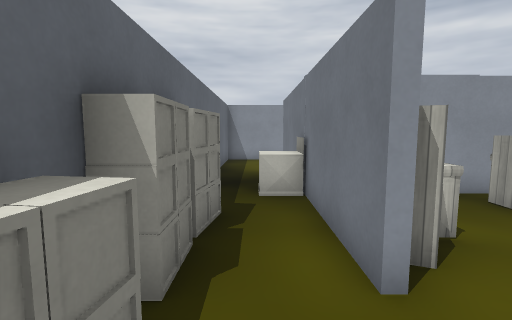
View 1 (above)

24 first-person views from a walk through a 3-D level made in the Godot game engine. The camera is 1.5 m above the floor, tilts 6° down and sees 85° across. The floor is counted in squares, 1 m on a side. Each view is taken from the middle of a square. On the plan, view 1 faces up. The plan holds only what a view shows up to about 14 squares ahead; the rest is blank. Characters and animated objects are left out. Some surface patterns are stand-ins.

View 2
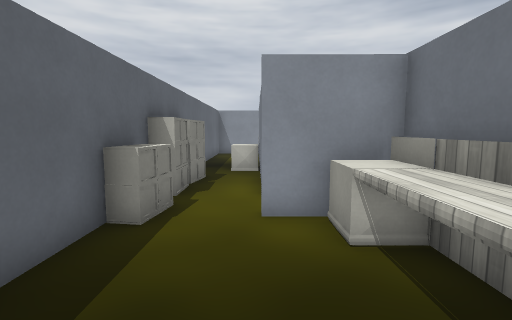

View 3
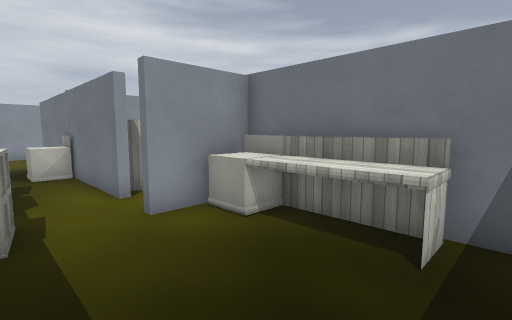

View 4
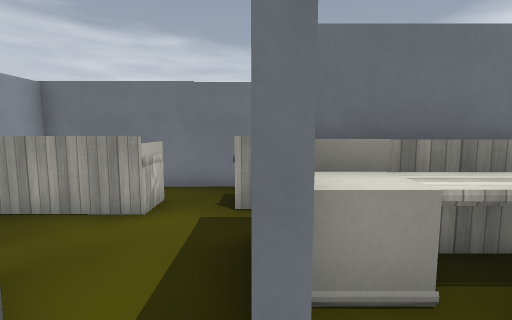

View 5
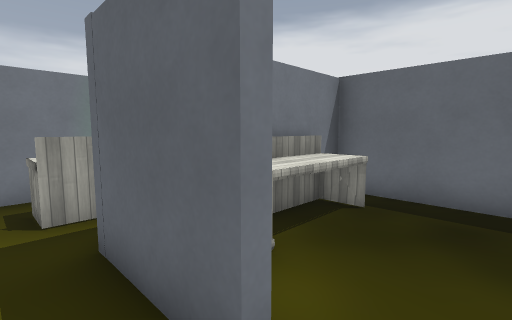

View 6
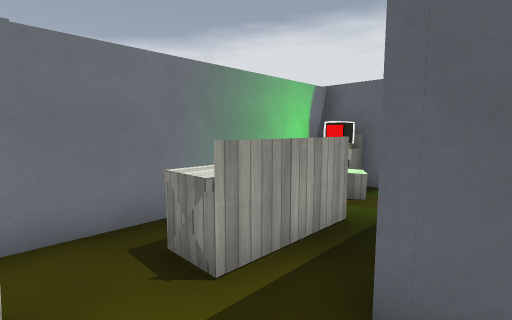

View 7
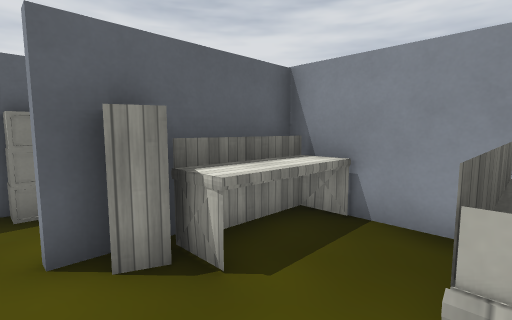

View 8
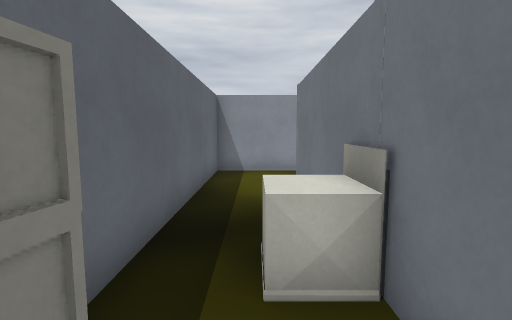

View 9
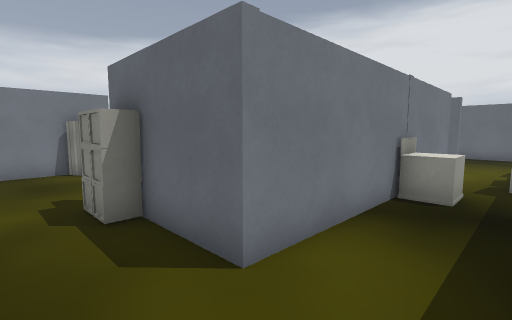

View 10
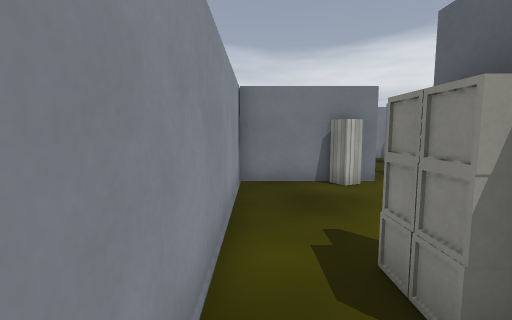

View 11
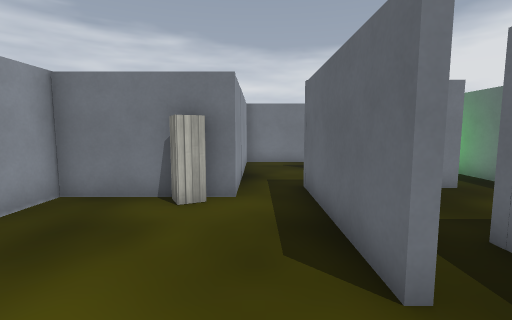

View 12
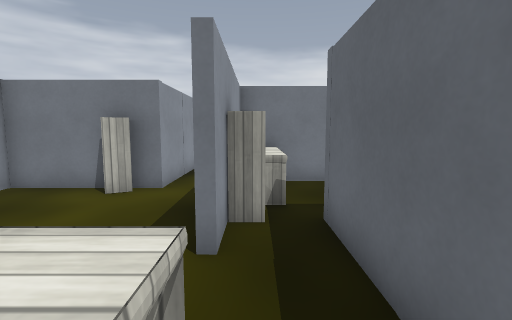

View 13
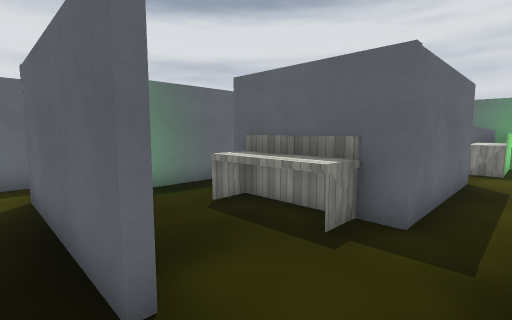

View 14
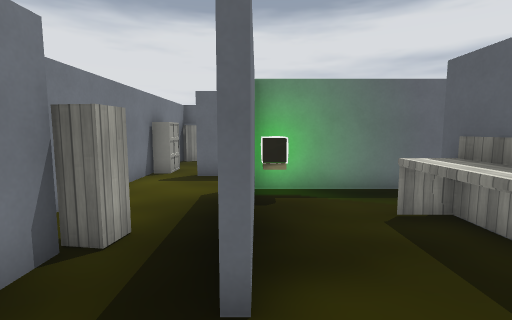

View 15
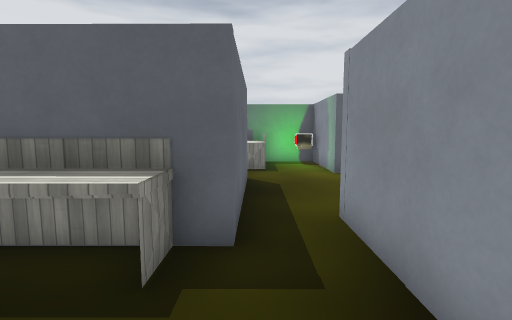

View 16
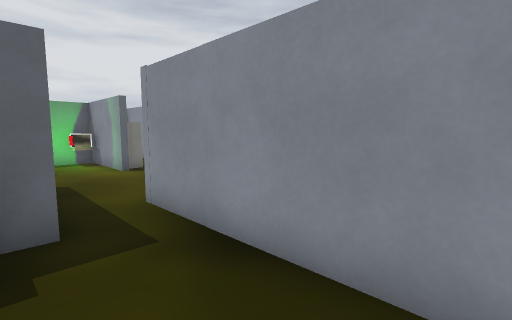

View 17
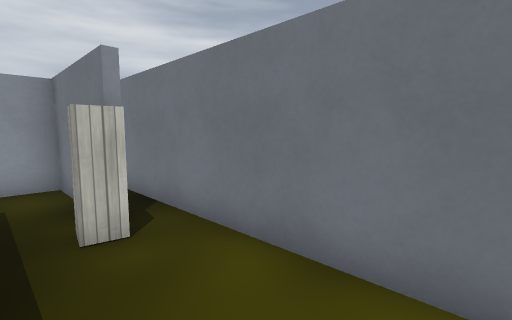

View 18
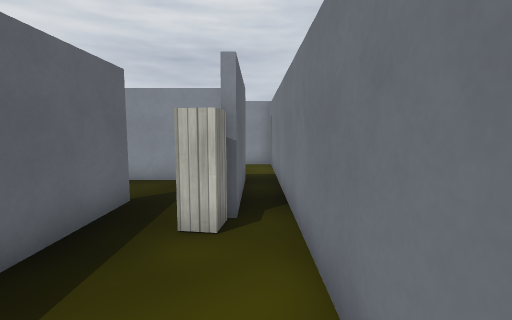

View 19
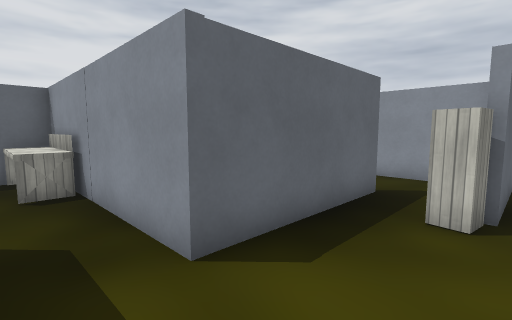

View 20
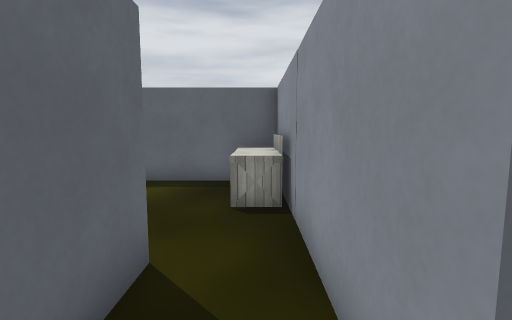

View 21
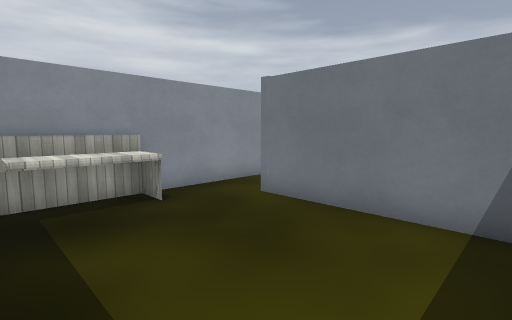

View 22
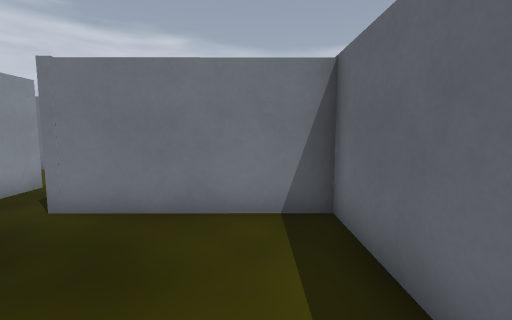

View 23
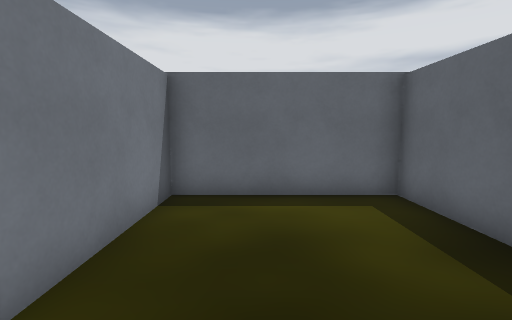

View 24
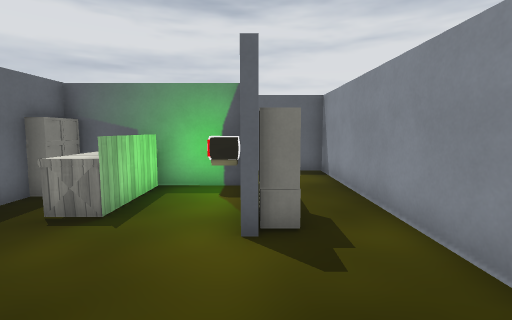

### Floor plan
Ten units are one square. View 1 is at (0, 0); x grows to the right and y downward. Boxes are objects, and circles mark ways between rooms. Rooms are numbered by the first view taken in them; rooms with no view inside come last. Other rooms are left out.
<svg viewBox="-20 -150 212 200">
<path fill="none" stroke="#000" d="M-2 44 35 44 35 -8 10 -8M-9 -4 -15 -5M-15 -4 -15 15M62 -87 90 -87M102 -117 102 -145 -15 -145 -15 -63M-7 -51 -9 -37M-9 -36 -9 -24M12 -24 12 -120 37 -120 37 -126 49 -126 49 -120M-15 -24 -15 -4M-7 -16 -9 -4M10 -10 39 -10M74 14 74 -66 14 -66 14 -24M58 44 66 44M27 -68 78 -68M52 -118 14 -118 14 -73 27 -73M72 -85 62 -85M115 -76 115 -47M112 -47 112 -76M153 -80 153 -66M150 -46 150 -77M99 -29 151 -29M174 -66 174 -104 104 -105M153 -66 153 -27M154 -8 171 -8M180 -2 187 -2 187 -66M76 44 130 44 130 -8 154 -8M153 -27 77 -27 77 13"/>
<rect x="15" y="5" width="20" height="30" fill="#bbb"><title>desk</title></rect>
<rect x="15" y="-5" width="20" height="10" fill="#bbb"><title>other object</title></rect>
<rect x="-5" y="-75" width="20" height="10" fill="#bbb"><title>other object</title></rect>
<rect x="95" y="-115" width="10" height="10" fill="#bbb"><title>cabinet</title></rect>
<rect x="15" y="-45" width="10" height="20" fill="#bbb"><title>cabinet</title></rect>
<rect x="15" y="-65" width="20" height="30" fill="#bbb"><title>desk</title></rect>
<rect x="45" y="-15" width="20" height="30" fill="#bbb"><title>desk</title></rect>
<rect x="45" y="-65" width="20" height="40" fill="#bbb"><title>desk</title></rect>
<rect x="55" y="25" width="20" height="20" fill="#bbb"><title>terminal</title></rect>
<rect x="55" y="15" width="20" height="10" fill="#bbb"><title>cabinet</title></rect>
<rect x="15" y="-95" width="30" height="10" fill="#bbb"><title>desk</title></rect>
<rect x="15" y="-115" width="10" height="10" fill="#bbb"><title>terminal</title></rect>
<rect x="75" y="-85" width="10" height="10" fill="#bbb"><title>cabinet</title></rect>
<rect x="85" y="-85" width="30" height="10" fill="#bbb"><title>desk</title></rect>
<rect x="115" y="-85" width="10" height="40" fill="#bbb"><title>desk</title></rect>
<rect x="165" y="-65" width="10" height="10" fill="#bbb"><title>cabinet</title></rect>
<rect x="75" y="-25" width="30" height="10" fill="#bbb"><title>desk</title></rect>
<circle cx="5" cy="-10" r="3" fill="#2a7"/>
<circle cx="10" cy="-20" r="3" fill="#2a7"/>
<circle cx="65" cy="-105" r="3" fill="#2a7"/>
<circle cx="93" cy="-100" r="3" fill="#2a7"/>
<circle cx="70" cy="-80" r="3" fill="#2a7"/>
<circle cx="160" cy="-70" r="3" fill="#2a7"/>
<circle cx="160" cy="-20" r="3" fill="#2a7"/>
<text x="10" y="20">1</text>
<text x="30" y="-130">2</text>
<text x="40" y="-20">3</text>
<text x="40" y="-90">4</text>
<text x="120" y="-70">5</text>
<text x="170" y="-40">6</text>
<text x="100" y="10">7</text>
</svg>
Room 1 opens to room 2. Room 2 opens to room 3. Room 2 opens to room 4. Room 2 opens to room 5. Room 4 opens to room 5. Room 5 opens to room 6. Room 6 opens to room 7.

Where each view was taken, in squares from view 1:
view 1: 0 up, 0 right, facing up
view 2: 4 down, 1 right, facing up
view 3: 4 down, 1 left, facing up-right
view 4: 1 up, 0 right, facing right
view 5: 2 up, 0 right, facing down-right
view 6: 3 up, 3 right, facing down-right
view 7: 2 up, 5 right, facing up-left
view 8: 4 up, 0 right, facing up
view 9: 14 up, 1 left, facing down-right
view 10: 14 up, 2 right, facing right
view 11: 10 up, 4 right, facing right
view 12: 8 up, 3 right, facing right
view 13: 10 up, 16 right, facing down-left
view 14: 10 up, 15 right, facing down
view 15: 9 up, 15 right, facing left
view 16: 8 up, 16 right, facing up-left
view 17: 2 up, 16 right, facing up-right
view 18: 2 up, 18 right, facing up
view 19: 1 up, 18 right, facing up-left
view 20: 2 up, 16 right, facing left
view 21: 4 down, 8 right, facing up-right
view 22: 3 down, 8 right, facing right
view 23: 2 up, 11 right, facing down
view 24: 12 up, 9 right, facing left
